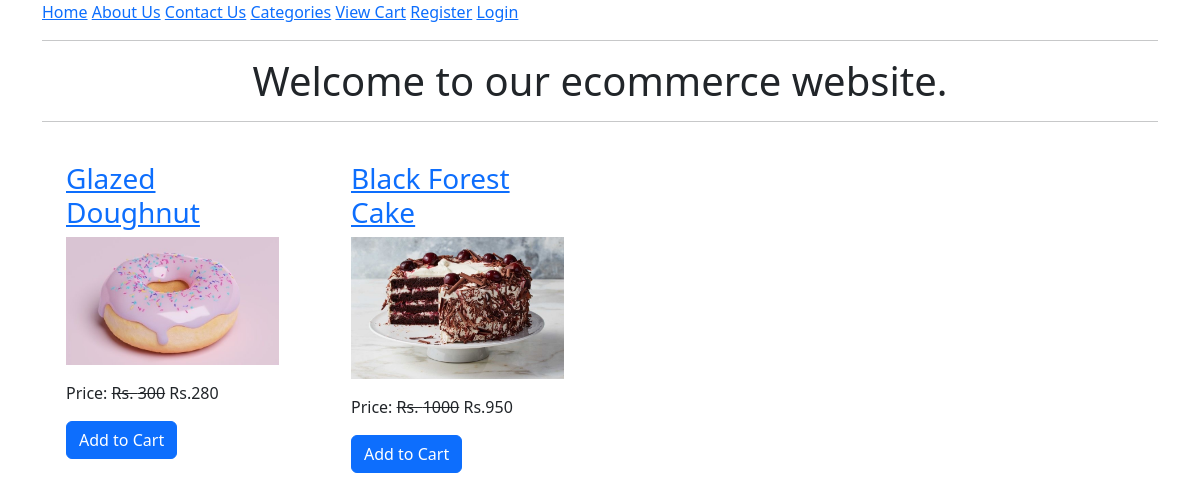
The page / on the database its author committed.
### ecomapp/models.py (models this page shows, shortened)
class Product(models.Model):
    title = models.CharField(max_length=40)
    slug = models.SlugField(unique=True)
    category = models.ForeignKey(Category,on_delete=models.CASCADE)
    image = models.ImageField(upload_to="products")
    marked_price = models.PositiveIntegerField()
    selling_price = models.PositiveIntegerField()
    description =   models.TextField()
    expiry = models.DateField()
    return_policy =models.CharField(max_length=300, null=True,blank = True)
    view_count = models.PositiveIntegerField()

### ecomapp/views.py (the view)
# urls.py: path("",HomeView.as_view(),name="home"),
class HomeView(TemplateView):
    template_name = "home.html"
    def get_context_data(self, **kwargs):
        context =  super().get_context_data(**kwargs)
        context['product_list'] = Product.objects.all().order_by("-id")
        return context

### templates/home.html (shortened to what this page needs)
{% extends 'base.html' %}
{% block content %}
<div class="container">
    <h1 class="text-center">Welcome to our ecommerce website.</h1>
    <hr>
        <div class="row mt-3">
            {% for p in product_list %}
                <div class="col-md-3 ">
                    <div class="m-4">
                        <h3><a href="{% url 'ecomapp:productdetail' p.slug %}">{{ p.title }}</a></h3>
                        <img src="{{p.image.url}}" class="img-fluid" style="height:200; object-fit:cover;" />
                        <p class="mt-3">Price: <strike>Rs. {{p.marked_price}}</strike> Rs.{{p.selling_price}}</p>
                        <a href="{% url 'ecomapp:addtocart' p.id %}" class="btn btn-primary">Add to Cart</a>
                    </div>
                </div>
            {% endfor %}
        </div>
</div>
    {% endblock content %}

### rows shown on the page
Product: title "Glazed Doughnut", image (picture), marked_price "300", selling_price "280"
Product: title "Black Forest Cake", image (picture), marked_price "1000", selling_price "950"
